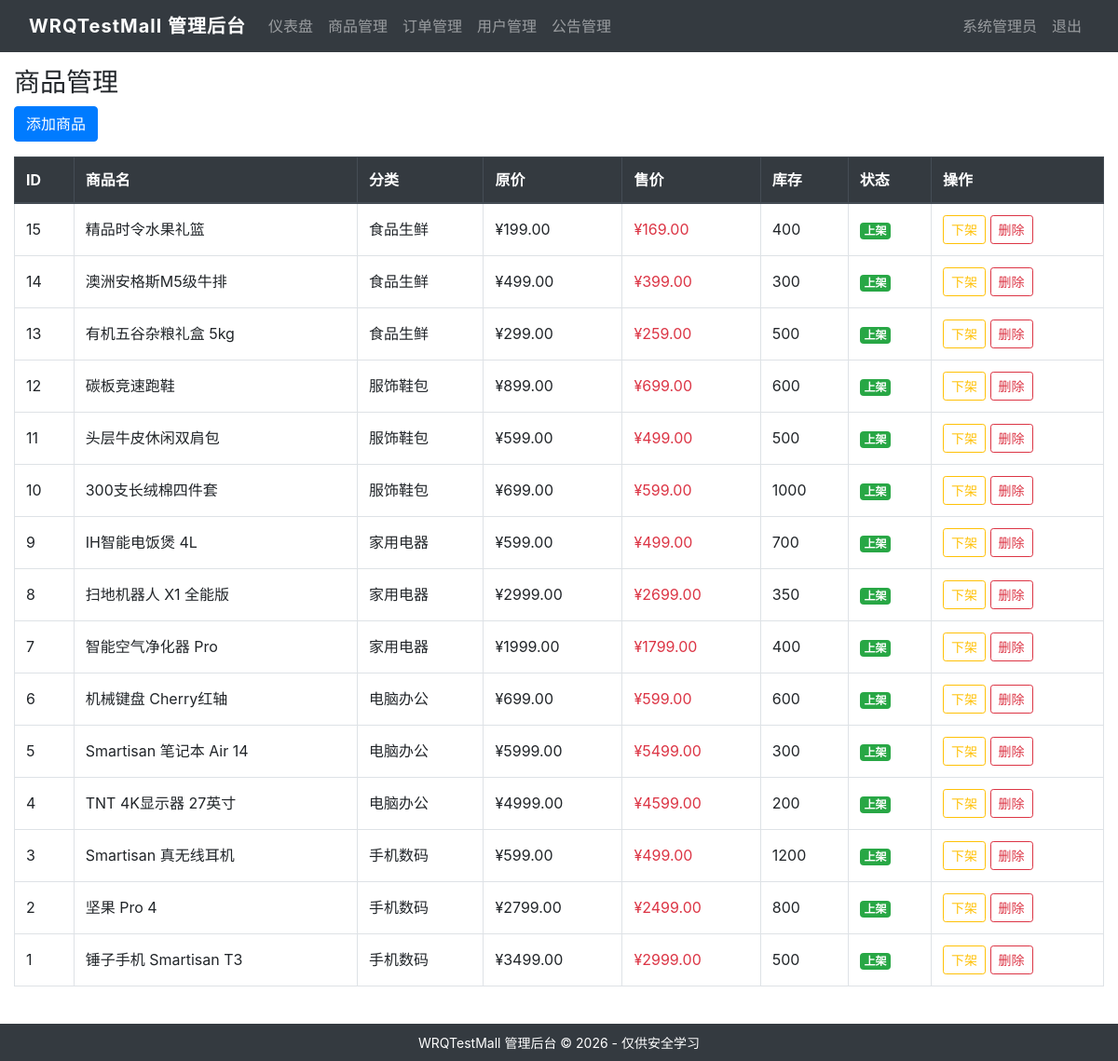
The app's page /admin/products.php (signed in) with its own data.
### tables this page shows
CREATE TABLE `product` (
  `id`          INT(11)       NOT NULL AUTO_INCREMENT,
  `name`        VARCHAR(100)  NOT NULL COMMENT '商品名称',
  `title`       VARCHAR(200)  DEFAULT NULL COMMENT '副标题',
  `price`       DECIMAL(10,2) NOT NULL COMMENT '原价',
  `sale_price`  DECIMAL(10,2) NOT NULL COMMENT '售价',
  `category_id` INT(11)       DEFAULT NULL,
  `is_enabled`  TINYINT(4)    DEFAULT 0 COMMENT '0上架 1下架',
  `stock`       INT(11)       DEFAULT 999,
  `description` TEXT          COMMENT '商品描述',
  `create_time` DATETIME      DEFAULT CURRENT_TIMESTAMP,
  PRIMARY KEY (`id`),
  KEY `idx_product_category` (`category_id`)
);

CREATE TABLE `category` (
  `id`        INT(11)      NOT NULL AUTO_INCREMENT,
  `name`      VARCHAR(50)  NOT NULL COMMENT '分类名称',
  `image_src` VARCHAR(255) DEFAULT NULL,
  PRIMARY KEY (`id`)
);

### includes/functions.php (called while the page is built, shortened)
<?php
function h($str) {
    return htmlspecialchars($str ?? '', ENT_QUOTES, 'UTF-8');
}
function format_price($price) {
    return number_format((float)$price, 2, '.', '');
}

### admin/products.php (the view, shortened to what this page needs)
<?php
require_once __DIR__ . '/../includes/functions.php';
include __DIR__ . '/../includes/admin_header.php';
$products = $pdo->query("SELECT p.*, c.name as category_name FROM product p LEFT JOIN category c ON p.category_id = c.id ORDER BY p.id DESC")->fetchAll();
?>
<h3>商品管理</h3>
<button class="btn btn-primary mb-3" data-toggle="modal" data-target="#addModal">添加商品</button>
<table class="table table-bordered table-hover">
    <thead class="thead-dark">
        <tr><th>ID</th><th>商品名</th><th>分类</th><th>原价</th><th>售价</th><th>库存</th><th>状态</th><th>操作</th></tr>
    </thead>
    <tbody>
    <?php foreach ($products as $p): ?>
    <tr>
        <td><?= $p['id'] ?></td>
        <td><?= h($p['name']) ?></td>
        <td><?= h($p['category_name']) ?></td>
        <td>¥<?= format_price($p['price']) ?></td>
        <td class="text-danger">¥<?= format_price($p['sale_price']) ?></td>
        <td><?= $p['stock'] ?></td>
        <td><?= $p['is_enabled'] == 0 ? '<span class="badge badge-success">上架</span>' : '<span class="badge badge-secondary">下架</span>' ?></td>
        <td>
            <form method="post" style="display:inline;">
                <button class="btn btn-sm btn-outline-warning"><?= $p['is_enabled'] == 0 ? '下架' : '上架' ?></button>
            </form>
            <form method="post" style="display:inline;" onsubmit="return confirm('确定删除？')">
                <button class="btn btn-sm btn-outline-danger">删除</button>
            </form>
        </td>
    </tr>
    <?php endforeach; ?>
    </tbody>
</table>
<?php include __DIR__ . '/../includes/admin_footer.php'; ?>

### assets/css/style.css (style rules this page uses)
body { min-height: 100vh; display: flex; flex-direction: column; }

### assets/css/admin.css (style rules this page uses)
.table th, .table td { vertical-align: middle; }

### records on screen
product: id "15", name "精品时令水果礼篮", category.name "食品生鲜", price "199.00", sale_price "169.00", stock "400", is_enabled "上架"
product: id "14", name "澳洲安格斯M5级牛排", category.name "食品生鲜", price "499.00", sale_price "399.00", stock "300", is_enabled "上架"
product: id "13", name "有机五谷杂粮礼盒 5kg", category.name "食品生鲜", price "299.00", sale_price "259.00", stock "500", is_enabled "上架"
product: id "12", name "碳板竞速跑鞋", category.name "服饰鞋包", price "899.00", sale_price "699.00", stock "600", is_enabled "上架"
product: id "11", name "头层牛皮休闲双肩包", category.name "服饰鞋包", price "599.00", sale_price "499.00", stock "500", is_enabled "上架"
product: id "10", name "300支长绒棉四件套", category.name "服饰鞋包", price "699.00", sale_price "599.00", stock "1000", is_enabled "上架"
product: id "9", name "IH智能电饭煲 4L", category.name "家用电器", price "599.00", sale_price "499.00", stock "700", is_enabled "上架"
product: id "8", name "扫地机器人 X1 全能版", category.name "家用电器", price "2999.00", sale_price "2699.00", stock "350", is_enabled "上架"
product: id "7", name "智能空气净化器 Pro", category.name "家用电器", price "1999.00", sale_price "1799.00", stock "400", is_enabled "上架"
product: id "6", name "机械键盘 Cherry红轴", category.name "电脑办公", price "699.00", sale_price "599.00", stock "600", is_enabled "上架"
product: id "5", name "Smartisan 笔记本 Air 14", category.name "电脑办公", price "5999.00", sale_price "5499.00", stock "300", is_enabled "上架"
product: id "4", name "TNT 4K显示器 27英寸", category.name "电脑办公", price "4999.00", sale_price "4599.00", stock "200", is_enabled "上架"
product: id "3", name "Smartisan 真无线耳机", category.name "手机数码", price "599.00", sale_price "499.00", stock "1200", is_enabled "上架"
product: id "2", name "坚果 Pro 4", category.name "手机数码", price "2799.00", sale_price "2499.00", stock "800", is_enabled "上架"
product: id "1", name "锤子手机 Smartisan T3", category.name "手机数码", price "3499.00", sale_price "2999.00", stock "500", is_enabled "上架"

### other values on screen
$_SESSION['admin_nickname'] "系统管理员"
